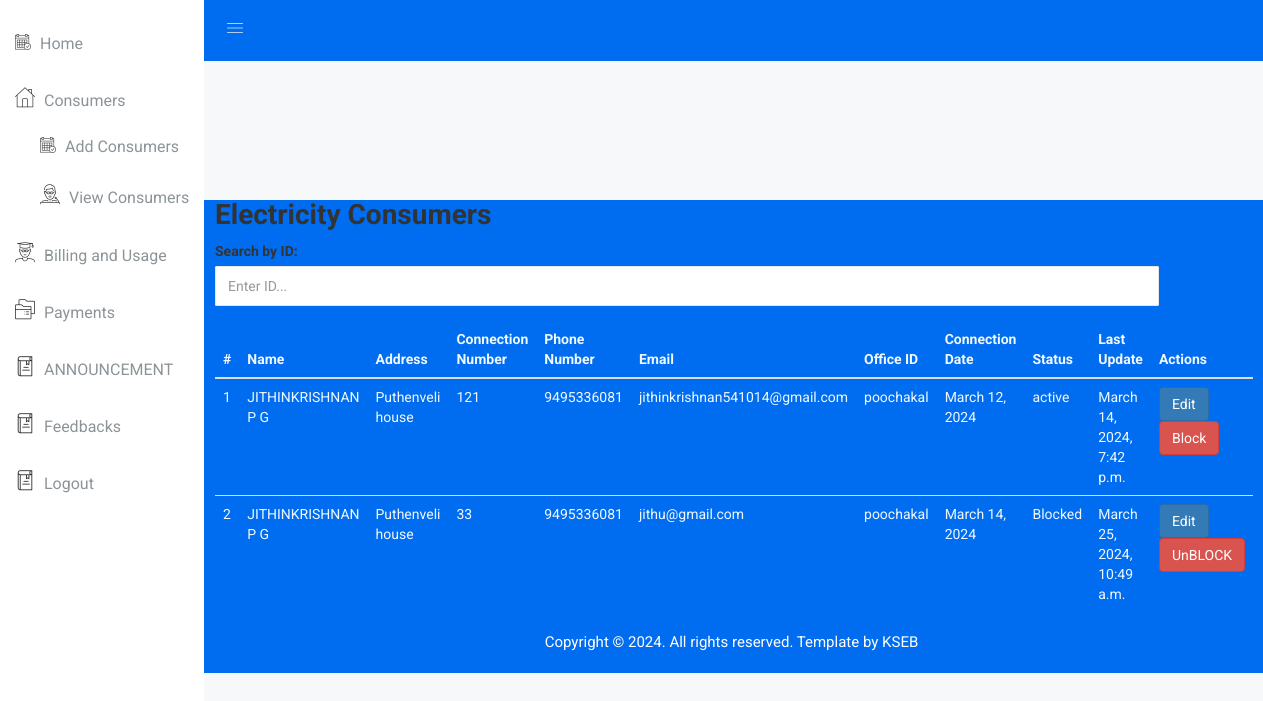
/KSEB/viewconsumers (signed in), run on the app's committed database.
### Admin/models.py (models this page shows, shortened)
class ElectricityConsumer(models.Model):
    id=models.AutoField(primary_key=True)
    name = models.CharField(max_length=100)
    address = models.CharField(max_length=200)
    connection_number = models.CharField(max_length=20, unique=True)
    phone_number = models.CharField(max_length=15)
    email = models.EmailField(blank=True, null=True)
    office_id=models.ForeignKey(KSEBOffice,on_delete=models.CASCADE)
    connection_date = models.DateField(auto_now_add=True)
    status=models.IntegerField()
    lastupdate=models.DateTimeField(auto_now=True)
    password=models.CharField(max_length=26)

class KSEBOffice(models.Model):
    id=models.AutoField(primary_key=True)
    name = models.CharField(max_length=100)
    location = models.CharField(max_length=200)
    phone_number = models.CharField(max_length=15)
    email = models.EmailField(blank=True, null=True)
    office_code = models.CharField(max_length=20, unique=True)
    password=models.CharField(max_length=26)
    def __str__(self):
        return self.name

### KSEB/views.py (the view)
# urls.py: path('viewconsumers', views.viewconsumers, name='viewconsumers'),
def viewconsumers(request):
    consumers=ElectricityConsumer.objects.filter(office_id=request.session["id"])
    return render(request,"KSEB/viewconsumers.html",{"consumers":consumers})

### templates/KSEB/viewconsumers.html (shortened to what this page needs)
{% extends "KSEB/index.html" %}
{% block content %}
<div class="content-wrapper">
    <div class="container mt-5 col-md-11">
        <h1>Electricity Consumers</h1>
        <div class="form-group mb-3">
            <label for="searchId">Search by ID:</label>
            <input type="text" class="form-control" id="searchId" placeholder="Enter ID...">
        </div>
        <table class="table" id="consumersTable" style="color: aliceblue;">
            <thead>
                <tr>
                    <th>#</th>
                    <th>Name</th>
                    <th>Address</th>
                    <th>Connection Number</th>
                    <th>Phone Number</th>
                    <th>Email</th>
                    <th>Office ID</th>
                    <th>Connection Date</th>
                    <th>Status</th>
                    <th>Last Update</th>
                    <th>Actions</th>
                </tr>
            </thead>
            <tbody>
                {% for consumer in consumers %}
                <tr>
                    <td>{{ consumer.id }}</td>
                    <td>{{ consumer.name }}</td>
                    <td>{{ consumer.address }}</td>
                    <td>{{ consumer.connection_number }}</td>
                    <td>{{ consumer.phone_number }}</td>
                    <td>{{ consumer.email }}</td>
                    <td>{{ consumer.office_id }}</td>
                    <td>{{ consumer.connection_date }}</td>
                    <td>{% if consumer.status %}
                        active
                        {% else %}
                        Blocked
                    {% endif %}</td>
                    <td>{{ consumer.lastupdate }}</td>
                    <td>
                        <div class="btn-group">
                            <form action="{% url 'KSEB:edit_consumer' consumer.id %}" method="get" class="mr-1">
                                <button type="submit" class="btn btn-primary">Edit</button>
                            </form>
                            <form action="{% url 'KSEB:block_consumer' consumer.id %}" method="post">
                                <button type="submit" class="btn btn-danger">{% if consumer.status %}
                                    Block
                                    {% else %}
                                    UnBLOCK
                                {% endif %} </button>
                            </form>
                        </div
                    </td>
                </tr>
                {% endfor %}
            </tbody>
        </table>
    </div>
</div>
{% endblock %}

### static/css/main.css (style rules this page uses)
html { color: #222; font-size: 1em; line-height: 1.4; }

### data on the page
ElectricityConsumer: id "1", name "JITHINKRISHNAN P G", address "Puthenveli house", connection_number "121", phone_number "9495336081", email "jithinkrishnan541014@gmail.com", office_id "poochakal", connection_date "March 12, 2024", status "active", lastupdate "March 14, 2024, 7:42 p.m."
ElectricityConsumer: id "2", name "JITHINKRISHNAN P G", address "Puthenveli house", connection_number "33", phone_number "9495336081", email "jithu@gmail.com", office_id "poochakal", connection_date "March 14, 2024", status "Blocked", lastupdate "March 25, 2024, 10:49 a.m."
